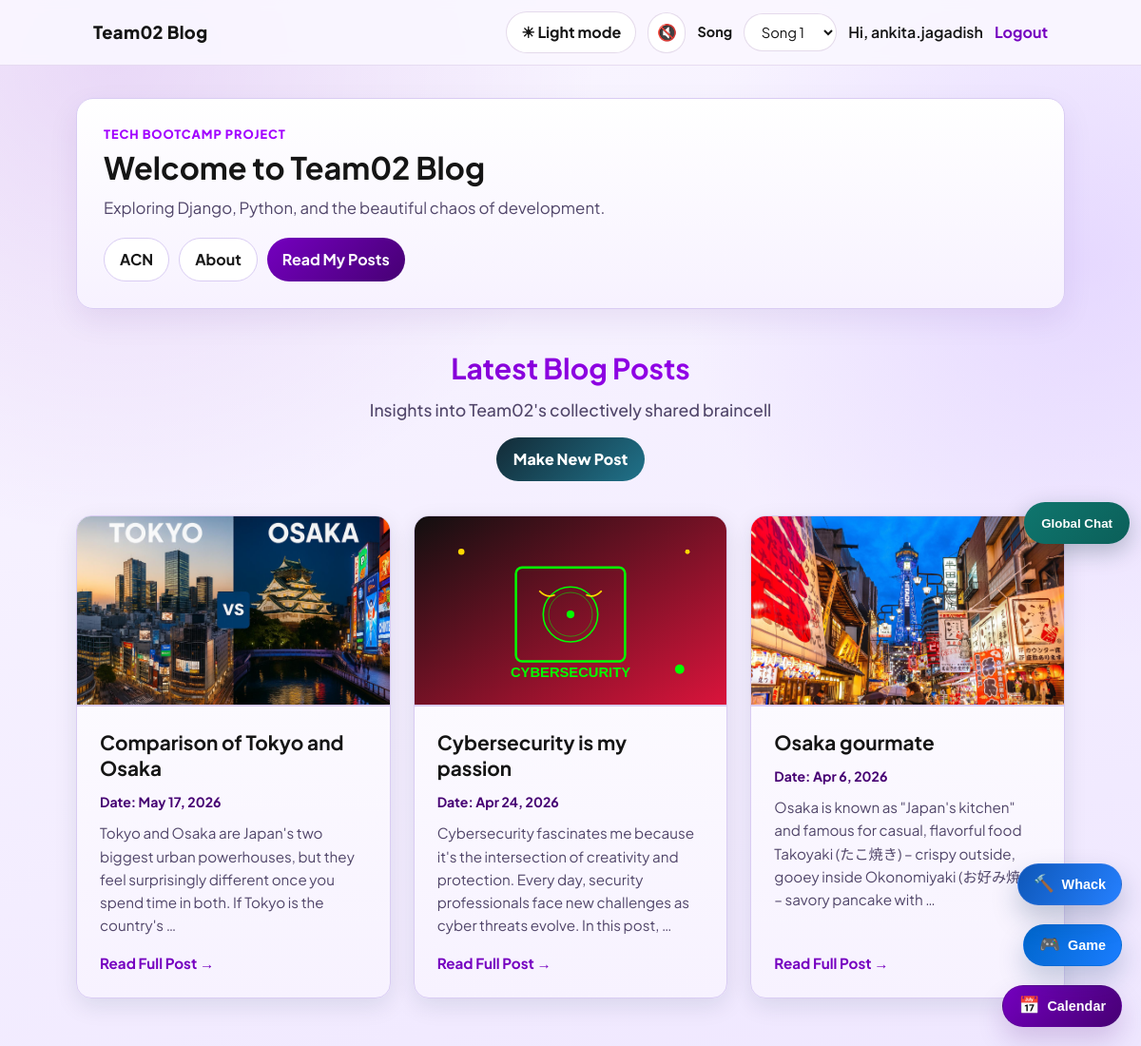
The app's page / (signed in) with its own data.
### blog/models.py (models this page shows, shortened)
class Post(models.Model):
    title = models.CharField(max_length=200)
    content = models.TextField()
    slug = models.SlugField(unique=True)
    publish_date = models.DateField(blank=True, null=True)

### blog/views.py (the view)
# urls.py: path("", views.starting_page, name ="starting-page"),
def starting_page(request):
    if request.method == "POST":
        username = request.POST.get("username")
        print(username)
    selected_month, selected_year, today = _parse_month_year_params(request)
    posts = Post.objects.all().order_by("-publish_date", "-id")
    calendar_weeks = _build_calendar_weeks(selected_month, selected_year, today)
    prev_month = selected_month - 1
    prev_year = selected_year
    if prev_month == 0:
        prev_month = 12
        prev_year -= 1
    next_month = selected_month + 1
    next_year = selected_year
    if next_month == 13:
        next_month = 1
        next_year += 1
    about_pages = AboutPage.objects.all().order_by("-id")
    return render(request, "blog/index.html", {
        "about_pages": about_pages,
        "posts": posts,
        "calendar_weeks": calendar_weeks,
        "calendar_month_name": calendar.month_name[selected_month],
        "calendar_month": selected_month,
        "calendar_year": selected_year,
        "calendar_prev_month": prev_month,
        "calendar_prev_year": prev_year,
        "calendar_next_month": next_month,
        "calendar_next_year": next_year,
        "calendar_year_options": range(selected_year - 4, selected_year + 5),
        "calendar_today_month": today.month,
        "calendar_today_year": today.year,
    })

### blog/views.py (called while the page is built)
def _parse_month_year_params(request):
    today = timezone.localdate()
    selected_month = today.month
    selected_year = today.year
    month_query = request.GET.get("month")
    year_query = request.GET.get("year")
    try:
        if month_query is not None:
            selected_month = max(1, min(12, int(month_query)))
        if year_query is not None:
            selected_year = max(1900, min(2100, int(year_query)))
    except (TypeError, ValueError):
        selected_month = today.month
        selected_year = today.year
    return selected_month, selected_year, today

### blog/templates/blog/index.html (shortened to what this page needs)
{% extends "base.html" %}
{% load static %}
{% block css_files %}
  {{ block.super }}
  <link rel="stylesheet" href="{% static 'blog/cc-game.css' %}">
  <link rel="stylesheet" href="{% static 'blog/whack_a_mole.css' %}">
{% endblock %}
{% block content %}
{% include "blog/calendar_popup.html" %}
{% include "blog/cc_game_popup.html" %}
{% include "blog/whack_a_mole_popup.html" %}
<section class="hero-card">
  <p class="eyebrow">Tech Bootcamp Project</p>
  <h1>Welcome to Team02 Blog</h1>
  <p class="hero-subtext">
    Exploring Django, Python, and the beautiful chaos of development.
  </p>
  <div class="quick-actions" aria-label="Quick links">
    <a class="btn btn-soft" href="https://www.accenture.com/jp-ja" target="_blank" rel="noopener noreferrer">ACN</a>
    <a class="btn btn-soft" href="{% url 'about-page' %}">About</a>
    <a class="btn btn-primary" href="#blog-section">Read My Posts</a>
  </div>
</section>
{% if posts %}
<section id="blog-section" class="blog-section" aria-label="Blog posts">
  <div class="section-header">
    <h2 class="section-title">Latest Blog Posts</h2>
    <p class="section-subtitle">Insights into Team02's collectively shared braincell</p>
    {% if perms.blog.add_post %}
      <a class="create-post-link" href="{% url 'post-create-page' %}">Make New Post</a>
    {% endif %}
  </div>
  <div class="blog-grid" role="list">
    {% for post in posts %}
    <article class="blog-card" role="listitem">
      <div class="blog-card-image">
        {% if post.slug == "my-first-django-project" %}
          <img src="{% static 'blog/pic.jpg' %}" alt="Osaka gourmate" class="card-image">
        {% elif "django" in post.slug %}
          <img src="{% static 'blog/django-project.svg' %}" alt="Django project illustration" class="card-image">
        {% elif "cybersecurity" in post.slug %}
          <img src="{% static 'blog/cybersecurity.svg' %}" alt="Cybersecurity illustration" class="card-image">
        {% elif "tokyo" in post.slug or "osaka" in post.slug %}
          <img src="{% static 'blog/touzai.png' %}" alt="Tokyo and Osaka comparison" class="card-image">
        {% else %}
          <img src="{% static 'blog/confused-dev.svg' %}" alt="Developer illustration" class="card-image">
        {% endif %}
      </div>
      <div class="blog-card-content">
        <h3 class="blog-card-title">{{ post.title }}</h3>
        {% if post.publish_date %}
          <p class="blog-date">Date: {{ post.publish_date|date:"M j, Y" }}</p>
        {% endif %}
        <p class="blog-card-excerpt">
          {{ post.content|truncatewords:25 }}
        </p>
        <a href="{% url 'post-details-page' slug=post.slug %}" class="read-more-link" aria-label="Read full post: {{ post.title }}">
          Read Full Post →
        </a>
      </div>
    </article>
    {% endfor %}
  </div>
</section>
{% endif %}
{% endblock %}

### templates/base.html (shortened to what this page needs)
{% load static %}
<!DOCTYPE html>
<html lang="en">
<head>
    {% block css_files %}
      <link rel="stylesheet" href="{% static 'blog/styles.css' %}">
      <link rel="stylesheet" href="{% static 'blog/dark-mode.css' %}">
    {% endblock %}
</head>
<body>
  <nav class="site-nav" id="main-navigation" aria-label="Primary">
    <div class="site-nav-inner">
      <a class="site-brand" href="{% url 'starting-page' %}">Team02 Blog</a>
      <div class="site-nav-links">
        <button
          type="button"
          class="dark-mode-toggle"
          data-dark-mode-toggle
          aria-live="polite"
          aria-label="Toggle color theme"
          title="Toggle color theme"
        >
        </button>
        <button
          type="button"
          class="music-toggle"
          data-music-toggle
          aria-live="polite"
          aria-label="Background music is off. Activate to turn on."
          title="Turn on background music"
        >
        </button>
        <label class="music-select-label" for="site-music-select">Song</label>
        <select
          id="site-music-select"
          class="music-select"
          data-music-select
          aria-label="Select background song"
        >
          <option value="{% static 'blog/audio/song1.mp3' %}">Song 1</option>
        </select>
        {% if user.is_authenticated %}
          <span class="site-greeting">Hi, {{ user.username }}</span>
          <a class="site-nav-link" href="{% url 'logout' %}">Logout</a>
        {% else %}
          <a class="site-nav-link" href="{% url 'login' %}">Login</a>
        {% endif %}
      </div>
    </div>
  </nav>
  <main class="page-shell">
    {% block content %}{% endblock %}
  </main>
  {% if user.is_authenticated %}
    {% include "blog/global_widget.html" %}
  {% endif %}
</body>
</html>

### blog/static/blog/dark-mode.css (style rules this page uses)
:root { --page-bg: #ffffff; --text-color: #151515; --nav-bg: transparent; --nav-link: #460073; --nav-link-hover: #a100ff; --card-bg: #ffffff; --card-text: #151515; --muted-text: #51466a; --welcome-bg: linear-gradient(to right top, #7500c0, #c3a3ff); --about-bg: #e6dcff; --summary-bg: #f1e9ff; --post-hover-bg: #7500c0; --post-hover-text: #ffffff; --post-hover-time: #efe7ff; --bg-top: #faf7ff; --bg-bottom: #efe7ff; --surface: #ffffff; --surface-soft: #f7f2ff; --text: #151515; --muted: #51466a; --border: #d9ccf3; --brand: #7500c0; --brand-dark: #460073; --accent: #a100ff; --toggle-bg: rgba(255, 255, 255, 0.92); --toggle-text: #151515; --toggle-border: rgba(70, 0, 115, 0.14); --toggle-hover-bg: #f1e9ff; }
body { background-color: var(--page-bg); color: var(--text-color); transition: background-color 0.25s ease, color 0.25s ease; }
.site-brand, .site-nav-link, .site-greeting { color: var(--text); }
.site-nav-link { color: var(--brand); }
.dark-mode-toggle { margin-left: 1rem; border: 1px solid var(--toggle-border); background: var(--toggle-bg); color: var(--toggle-text); border-radius: 999px; padding: 0.45rem 0.95rem; font: inherit; font-weight: 700; cursor: pointer; transition: background-color 0.2s ease, border-color 0.2s ease, color 0.2s ease; }
.music-toggle { border: 1px solid var(--toggle-border); background: var(--toggle-bg); color: var(--toggle-text); border-radius: 999px; width: 40px; min-height: 40px; display: inline-flex; align-items: center; justify-content: center; font-size: 1.05rem; cursor: pointer; transition: background-color 0.2s ease, border-color 0.2s ease, transform 0.2s ease; }
.music-select-label { font-size: 0.9rem; font-weight: 700; color: var(--toggle-text); }
.music-select { min-height: 40px; border: 1px solid var(--toggle-border); background: var(--toggle-bg); color: var(--toggle-text); border-radius: 999px; padding: 0.4rem 0.85rem; font: inherit; font-size: 0.92rem; }

### blog/static/blog/cc-game.css (style rules this page uses)
:root { --cc-game-bg-1: #f3f8ff; --cc-game-bg-2: #d9ebff; --cc-game-card: #ffffff; --cc-game-text: #152238; --cc-game-muted: #4f5f78; --cc-game-accent: #0066cc; --cc-game-accent-2: #00a3a3; --cc-game-disabled: #c6cfde; --cc-game-border: #cbd9ee; }

### blog/static/blog/whack_a_mole.css (style rules this page uses)
:root { --wam-game-bg: radial-gradient(circle at 15% 20%, #1d2f52 0%, #0b1220 45%, #070b14 100%); --wam-game-surface: rgba(17, 24, 39, 0.9); --wam-game-surface-strong: rgba(10, 16, 30, 0.95); --wam-game-text: #e7eefc; --wam-game-text-muted: #9bb0d1; --wam-game-accent: #39d0ff; --wam-game-accent-2: #5bffb5; --wam-game-hit: #ff8a4a; --wam-game-danger: #ff6a6a; --wam-game-shadow: 0 20px 50px rgba(0, 0, 0, 0.45); }
@media (prefers-color-scheme: light) { :root { --wam-game-bg: radial-gradient(circle at 20% 15%, #e9f2ff 0%, #ceddfa 45%, #becff2 100%); --wam-game-surface: rgba(241, 247, 255, 0.92); --wam-game-surface-strong: rgba(225, 236, 252, 0.95); --wam-game-text: #0f1f3d; --wam-game-text-muted: #35507d; --wam-game-shadow: 0 12px 26px rgba(14, 43, 92, 0.25); } }

### blog/templates/blog/index.html (style rules this page uses)
.create-post-link { display: inline-flex; align-items: center; justify-content: center; margin-top: 16px; min-height: 46px; padding: 0 18px; border-radius: 999px; background: linear-gradient(135deg, #132b37, #20728a); color: #fff; font-weight: 800; text-decoration: none; }

### records on screen
Post: title "Comparison of Tokyo and Osaka", publish_date "May 17, 2026", content "Tokyo and Osaka are Japan's two biggest urban powerhouses, but they feel surprisingly different once you spend time in both. If Tokyo is the country's …"
Post: title "Cybersecurity is my passion", publish_date "Apr 24, 2026", content "Cybersecurity fascinates me because it's the intersection of creativity and protection. Every day, security professionals face new challenges as cyber threats evolve. In this post, …"
Post: title "Osaka gourmate", publish_date "Apr 6, 2026", content "Osaka is known as \"Japan's kitchen\" and famous for casual, flavorful food Takoyaki (たこ焼き) – crispy outside, gooey inside Okonomiyaki (お好み焼き) – savory pancake with …"

### other values on screen
{{ user.username }} "ankita.jagadish"
